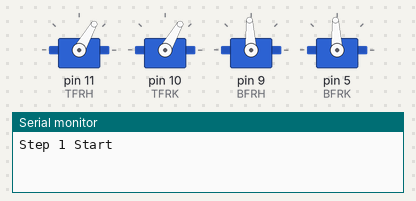
Bench run of a sketch on a simulated Arduino Uno, built with avr-gcc and run on an emulated ATmega328P. Shown: 4 × servo, the last lines printed to the serial monitor.

Above: at 0.05 s.
At 5.25 s:
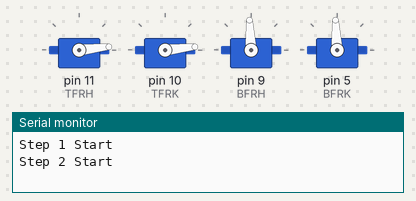
At 7.5 s:
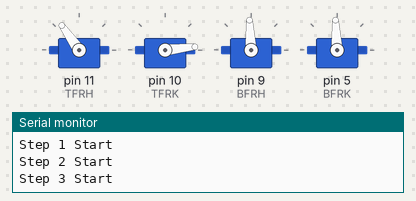
At 10.5 s:
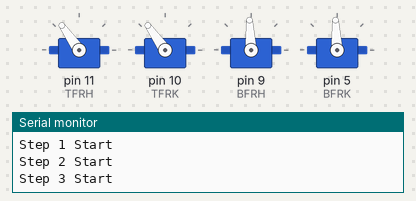
Timing chart, 0 to 13.7 s (numbered marks = the images above):
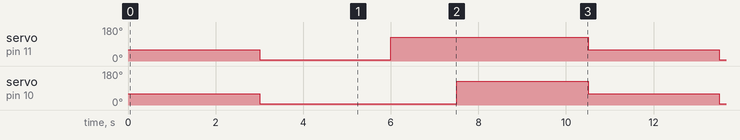

The sketch:

Sleipner_Rough_Draft.ino
```cpp
//~~~INFO~~~
//This is a basic NON FUNCTIONAL script. Its main purpose is to create the "bones" that will likely
  //be used on future functioning code. This code is also mainly setup to display a forward motion.

//~~~ASSUMPTIONS~~~
//Positive Direction of rotation is toward the forward direction (not accurate to reality, but needs
  //to be adjusted once applied to physical bot.
//Hip Servos have their mid point of their range pointed straight down.
//Knee Servos have their mid point of their range parallel to the thigh.

#include <Servo.h>
const int Delay = 3000;

//Inputs
 //
//Servos
 //Top
  Servo TFRH; //Top Front Right Hip
  Servo TFRK; //Top Front Right Knee

  Servo TFLH; //Top Front Left Hip
  Servo TFLK; //Top Front Left Knee

  Servo TBRH; //Top Back Right Hip
  Servo TBRK; //Top Back Right Knee

  Servo TBLH; //Top Back Left Hip
  Servo TBLK; //Top Back Left Knee
 //Bottom
  Servo BFRH; //Bottom Front Right Hip
  Servo BFRK; //Bottom Front Right Knee

  Servo BFLH; //Bottom Front Left Hip
  Servo BFLK; //Bottom Front Left Knee

  Servo BBRH; //Bottom Back Right Hip
  Servo BBRK; //Bottom Back Right Knee

  Servo BBLH; //Bottom Back Left Hip
  Servo BBLK; //Bottom Back Left Knee
 //Variables
  const int ServoMin = 0;
  const int ServoMax = 270;
  const int MinServoF = 500;
  const int MaxServoF = 2500;
 //Calculated
  const int ServoMid = (ServoMin+ServoMax)/2;

void setup() {
  // put your setup code here, to run once:
  Serial.begin(9600);
  TFRH.attach(11);
  TFRK.attach(10);
  BFRH.attach(9);
  BFRK.attach(5);

  TFRH.writeMicroseconds(map(ServoMid+45,ServoMin,ServoMax,MinServoF,MaxServoF));
  TFRK.writeMicroseconds(map(ServoMid+45,ServoMin,ServoMax,MinServoF,MaxServoF));
  BFRH.writeMicroseconds(map(ServoMid,ServoMin,ServoMax,MinServoF,MaxServoF));
  BFRK.writeMicroseconds(map(ServoMid,ServoMin,ServoMax,MinServoF,MaxServoF));

}

void loop() {
  // put your main code here, to run repeatedly:
  //Step 1
  Serial.println("Step 1 Start");
  int NewDeg = map(ServoMid-45,ServoMin,ServoMax,MinServoF,MaxServoF);
  TFRH.writeMicroseconds(NewDeg);
  BFRK.writeMicroseconds(NewDeg);
  NewDeg = map(ServoMid-45,ServoMin,ServoMax,MinServoF,MaxServoF);
  TFRK.writeMicroseconds(NewDeg);
  BFRH.writeMicroseconds(NewDeg);
  //delay(Delay/2);
  NewDeg = map(ServoMid,ServoMin,ServoMax,MinServoF,MaxServoF);
  BFRK.writeMicroseconds(NewDeg);
  BFRH.writeMicroseconds(NewDeg);
  delay(Delay);
  //Step 2
  Serial.println("Step 2 Start");
  NewDeg = map(ServoMid-120,ServoMin,ServoMax,MinServoF,MaxServoF);
  TFRH.writeMicroseconds(NewDeg);
  NewDeg = map(ServoMid-120,ServoMin,ServoMax,MinServoF,MaxServoF);
  TFRK.writeMicroseconds(NewDeg);
  delay(Delay);
  //Step 3
  Serial.println("Step 3 Start");
  NewDeg = map(ServoMid+45,ServoMin,ServoMax,MinServoF,MaxServoF);
  TFRH.writeMicroseconds(NewDeg);
  delay(Delay/2);
  NewDeg = map(ServoMid+45,ServoMin,ServoMax,MinServoF,MaxServoF);
  TFRK.writeMicroseconds(NewDeg);
  delay(Delay);


//  THStep1(TFRH,TFLH,TBRH,TBLH);
//  TKStep1(TFRK,TFLK,TBRK,TBLK);
//  BHStep1(BFRH,BFLH,BBRH,BBLH);
//  BKStep1(BFRK,BFLK,BBRK,BBLK);
//  delay(100);
//  THStep2(TFRH,TFLH,TBRH,TBLH);
//  TKStep2(TFRK,TFLK,TBRK,TBLK);
//  delay(100);
//  THStep3(TFRH,TFLH,TBRH,TBLH);
//  TKStep3(TFRK,TFLK,TBRK,TBLK);
//  delay(100);
}

int THStep1(int FR,int FL,int BR,int BL){ //Top Hip Step 1 (rotate from +45 deg to -45 deg relative to mid)
  int NewDeg = map(ServoMid-45,ServoMin,ServoMax,MinServoF,MaxServoF);
//  FR.writeMicroseconds(NewDeg);
//  FL.writeMicroseconds(NewDeg);
//  BR.writeMicroseconds(NewDeg);
//  BL.writeMicroseconds(NewDeg);
}
int TKStep1(int FR,int FL,int BR,int BL){ //Top Hip Step 1 (rotate from -45 deg to +45 deg relative to mid)
  int NewDeg = map(ServoMid+45,ServoMin,ServoMax,MinServoF,MaxServoF);
//  FR.writeMicroseconds(NewDeg);
//  FL.writeMicroseconds(NewDeg);
//  BR.writeMicroseconds(NewDeg);
//  BL.writeMicroseconds(NewDeg);
}
int BHStep1(int FR,int FL,int BR,int BL){ //Top Hip Step 1 (rotate from +45 deg to -45 deg relative to mid)
  int NewDeg = map(ServoMid+45,ServoMin,ServoMax,MinServoF,MaxServoF);
//  FR.writeMicroseconds(NewDeg);
//  FL.writeMicroseconds(NewDeg);
//  BR.writeMicroseconds(NewDeg);
//  BL.writeMicroseconds(NewDeg);
}
int BKStep1(int FR,int FL,int BR,int BL){ //Top Hip Step 1 (rotate from +45 deg to -45 deg relative to mid)
  int NewDeg = map(ServoMid-45,ServoMin,ServoMax,MinServoF,MaxServoF);
//  FR.writeMicroseconds(NewDeg);
//  FL.writeMicroseconds(NewDeg);
//  BR.writeMicroseconds(NewDeg);
//  BL.writeMicroseconds(NewDeg);
//  delay(50)
//  NewDeg = map(ServoMid,ServoMin,ServoMax,MinServoF,MaxServoF);
//  FR.writeMicroseconds(NewDeg);
//  FL.writeMicroseconds(NewDeg);
//  BR.writeMicroseconds(NewDeg);
//  BL.writeMicroseconds(NewDeg);
}


int THStep2(int FR,int FL,int BR,int BL){ //Top Hip Step 1 (rotate from +45 deg to -45 deg relative to mid)
  int NewDeg = map(ServoMid-60,ServoMin,ServoMax,MinServoF,MaxServoF);
//  FR.writeMicroseconds(NewDeg);
//  FL.writeMicroseconds(NewDeg);
//  BR.writeMicroseconds(NewDeg);
//  BL.writeMicroseconds(NewDeg);
}
int TKStep2(int FR,int FL,int BR,int BL){ //Top Hip Step 1 (rotate from -45 deg to +45 deg relative to mid)
  int NewDeg = map(ServoMid+60,ServoMin,ServoMax,MinServoF,MaxServoF);
//  FR.writeMicroseconds(NewDeg);
//  FL.writeMicroseconds(NewDeg);
//  BR.writeMicroseconds(NewDeg);
//  BL.writeMicroseconds(NewDeg);
}


int THStep3(int FR,int FL,int BR,int BL){ //Top Hip Step 1 (rotate from +45 deg to -45 deg relative to mid)
  int NewDeg = map(ServoMid+45,ServoMin,ServoMax,MinServoF,MaxServoF);
//  FR.writeMicroseconds(NewDeg);
//  FL.writeMicroseconds(NewDeg);
//  BR.writeMicroseconds(NewDeg);
//  BL.writeMicroseconds(NewDeg);
}
int TKStep3(int FR,int FL,int BR,int BL){ //Top Hip Step 1 (rotate from -45 deg to +45 deg relative to mid)
  int NewDeg = map(ServoMid-45,ServoMin,ServoMax,MinServoF,MaxServoF);
//  FR.writeMicroseconds(NewDeg);
//  FL.writeMicroseconds(NewDeg);
//  BR.writeMicroseconds(NewDeg);
//  BL.writeMicroseconds(NewDeg);
}
```

Measured:
- by itself, servo on pin 11 (TFRH): repeats every 10.5 s: 125° 4.5 s, 60° 3.0 s, 6° 3.0 s
- by itself, servo on pin 10 (TFRK): repeats every 10.5 s: 125° 3.0 s, 60° 3.0 s, 6° 4.5 s
